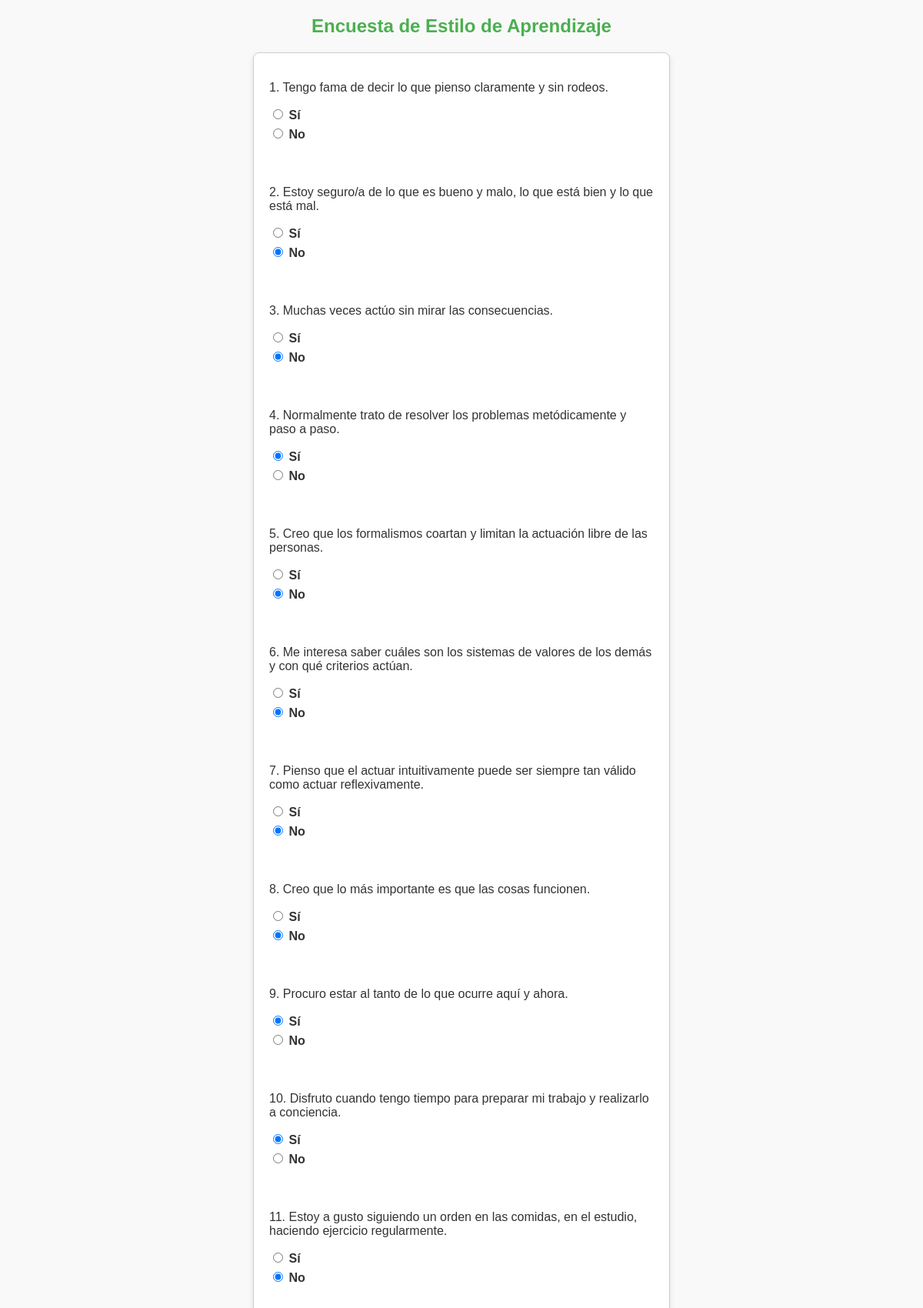
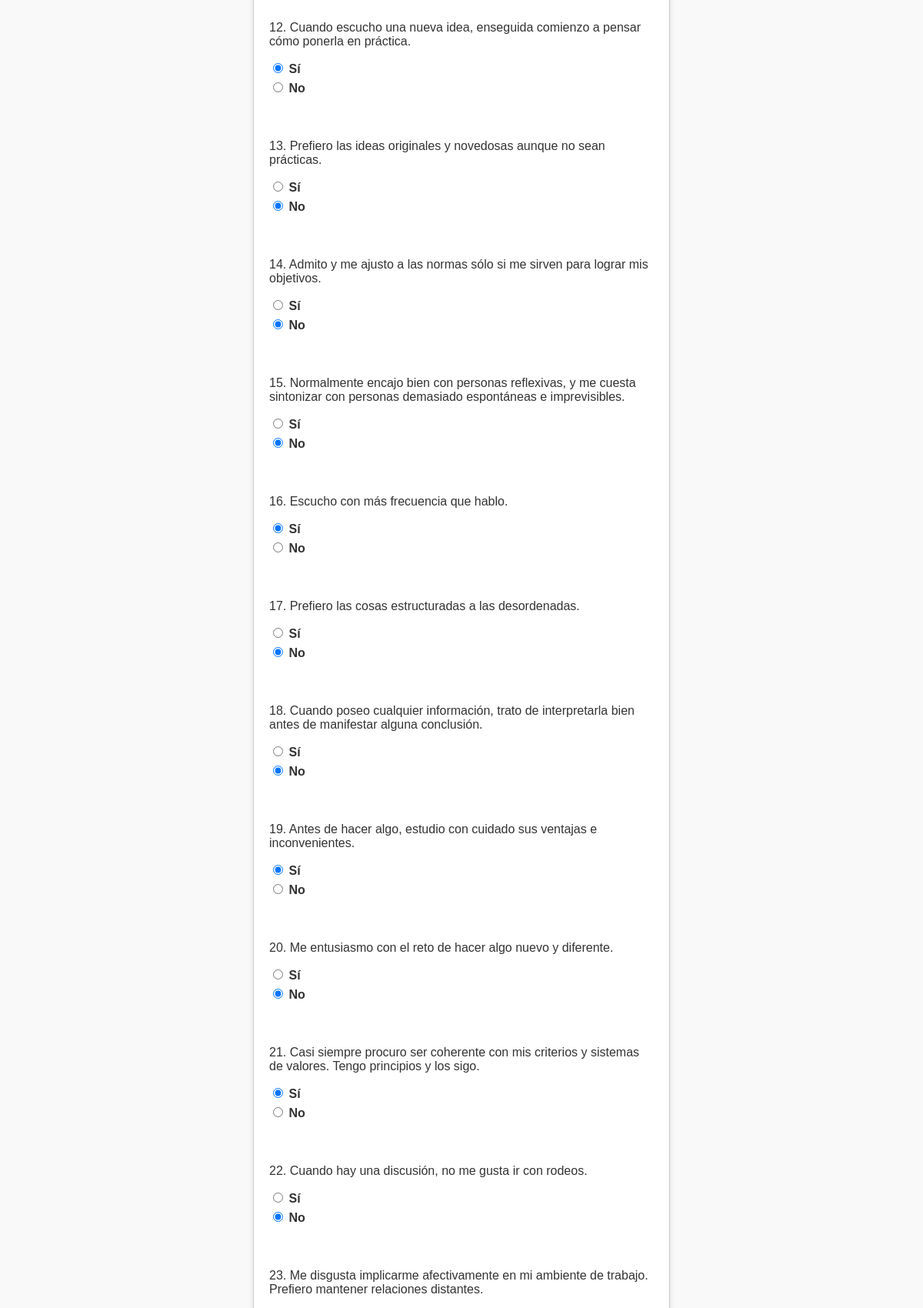
The app's page /encuesta (signed in, upper part) with its own data (2 pictures, top to bottom).
### tables this page shows
CREATE TABLE respuestas (
        id_usuario INTEGER,
        pregunta TEXT NOT NULL,
        respuesta TEXT,
        PRIMARY KEY (id_usuario, pregunta),
        FOREIGN KEY (id_usuario) REFERENCES usuarios(id_usuario)
    );

### app.py (the view)
@app.route('/encuesta', methods=['GET', 'POST'])
def encuesta():
    if "usuario_id" not in session:
        return redirect(url_for("login"))
    usuario_id = session["usuario_id"]
    conn = sqlite3.connect(DB_PATH)
    cursor = conn.cursor()
    cursor.execute("SELECT pregunta, respuesta FROM respuestas WHERE id_usuario = ?", (usuario_id,))
    respuestas_guardadas = cursor.fetchone()
    respuestas_previas = dict(cursor.fetchall())
    conn.close()
    respuestas_dict = {}
    if respuestas_guardadas:
        for i, respuesta in enumerate(respuestas_guardadas):
            respuestas_dict[f'pregunta_{i+1}'] = respuesta  # Convertir a diccionario
    return render_template("encuesta.html", preguntas=preguntas, respuestas=respuestas_dict, respuestas_previas=respuestas_previas)

### templates/encuesta.html (shortened to what this page needs)
<!DOCTYPE html>
<html lang="es">
<head>
    <link rel="stylesheet" href="{{ url_for('static', filename='styles.css') }}">
</head>
<body>
    <h2>Encuesta de Estilo de Aprendizaje</h2>
    <form id="encuestaForm" method="POST" action="{{ url_for('guardar_respuestas') }}">
        {% for pregunta in preguntas %}
            <p>{{ pregunta.texto }}</p>
            <label>
                <input type="radio" name="pregunta{{ loop.index0 }}" value="+"
                {% if respuestas_previas.get(pregunta.texto, '') == '+' %} checked {% endif %}>
                Sí
            </label>
            <label>
                <input type="radio" name="pregunta{{ loop.index0 }}" value="-"
                {% if respuestas_previas.get(pregunta.texto, '') == '-' %} checked {% endif %}>
                No
            </label>
            <br><br>
        {% endfor %}
    </form>
</body>
</html>

### static/styles.css (style rules this page uses)
body { font-family: Arial, sans-serif; background-color: #f9f9f9; color: #333; margin: 0; padding: 0; display: flex; flex-direction: column; align-items: center; }
h2 { color: #4CAF50; text-align: center; margin: 20px 0; }
form { background-color: #fff; border: 1px solid #ccc; border-radius: 8px; padding: 20px; width: 90%; max-width: 500px; box-shadow: 0 4px 8px rgba(0, 0, 0, 0.1); margin-bottom: 20px; }
label { font-weight: bold; display: block; margin-bottom: 5px; }

### records on screen
respuestas: texto "1. Tengo fama de decir lo que pienso claramente y sin rodeos."
respuestas: texto "2. Estoy seguro/a de lo que es bueno y malo, lo que está bien y lo que está mal."
respuestas: texto "3. Muchas veces actúo sin mirar las consecuencias."
respuestas: texto "4. Normalmente trato de resolver los problemas metódicamente y paso a paso."
respuestas: texto "5. Creo que los formalismos coartan y limitan la actuación libre de las personas."
respuestas: texto "6. Me interesa saber cuáles son los sistemas de valores de los demás y con qué criterios actúan."
respuestas: texto "7. Pienso que el actuar intuitivamente puede ser siempre tan válido como actuar reflexivamente."
respuestas: texto "8. Creo que lo más importante es que las cosas funcionen."
respuestas: texto "9. Procuro estar al tanto de lo que ocurre aquí y ahora."
respuestas: texto "10. Disfruto cuando tengo tiempo para preparar mi trabajo y realizarlo a conciencia."
respuestas: texto "11. Estoy a gusto siguiendo un orden en las comidas, en el estudio, haciendo ejercicio regularmente."
respuestas: texto "12. Cuando escucho una nueva idea, enseguida comienzo a pensar cómo ponerla en práctica."
respuestas: texto "13. Prefiero las ideas originales y novedosas aunque no sean prácticas."
respuestas: texto "14. Admito y me ajusto a las normas sólo si me sirven para lograr mis objetivos."
respuestas: texto "15. Normalmente encajo bien con personas reflexivas, y me cuesta sintonizar con personas demasiado espontáneas e imprevisibles."
respuestas: texto "16. Escucho con más frecuencia que hablo."
respuestas: texto "17. Prefiero las cosas estructuradas a las desordenadas."
respuestas: texto "18. Cuando poseo cualquier información, trato de interpretarla bien antes de manifestar alguna conclusión."
respuestas: texto "19. Antes de hacer algo, estudio con cuidado sus ventajas e inconvenientes."
respuestas: texto "20. Me entusiasmo con el reto de hacer algo nuevo y diferente."
respuestas: texto "21. Casi siempre procuro ser coherente con mis criterios y sistemas de valores. Tengo principios y los sigo."
respuestas: texto "22. Cuando hay una discusión, no me gusta ir con rodeos."
respuestas: texto "23. Me disgusta implicarme afectivamente en mi ambiente de trabajo. Prefiero mantener relaciones distantes."
